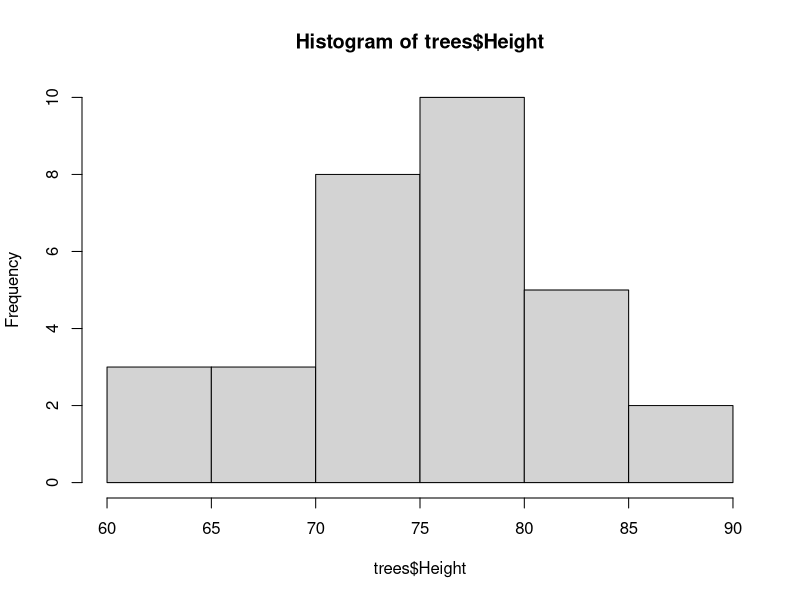
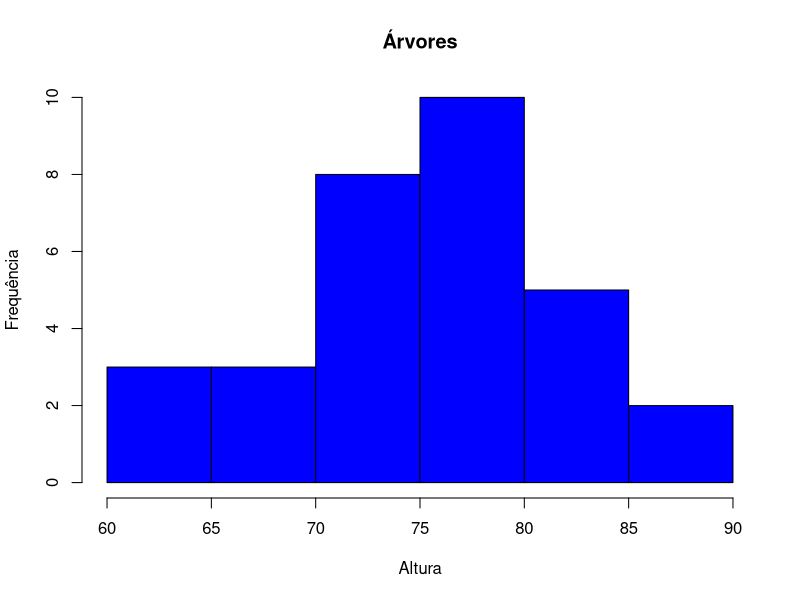
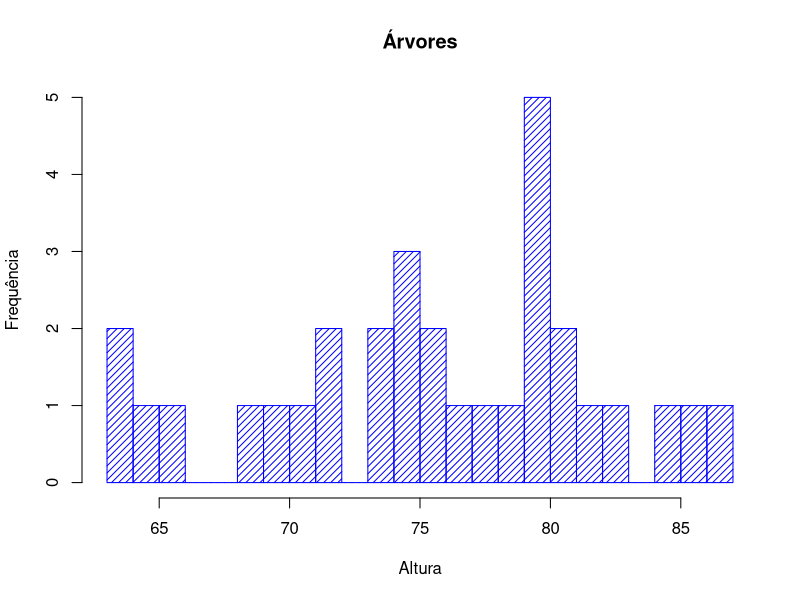
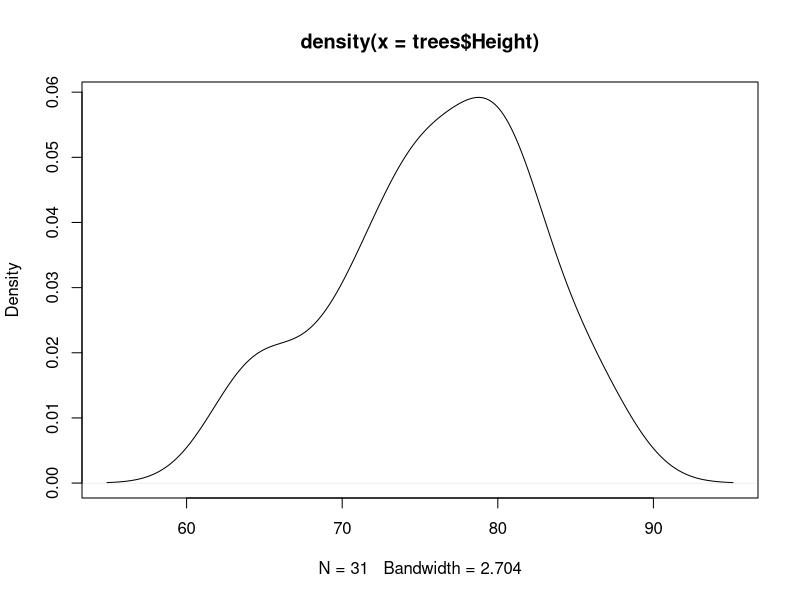
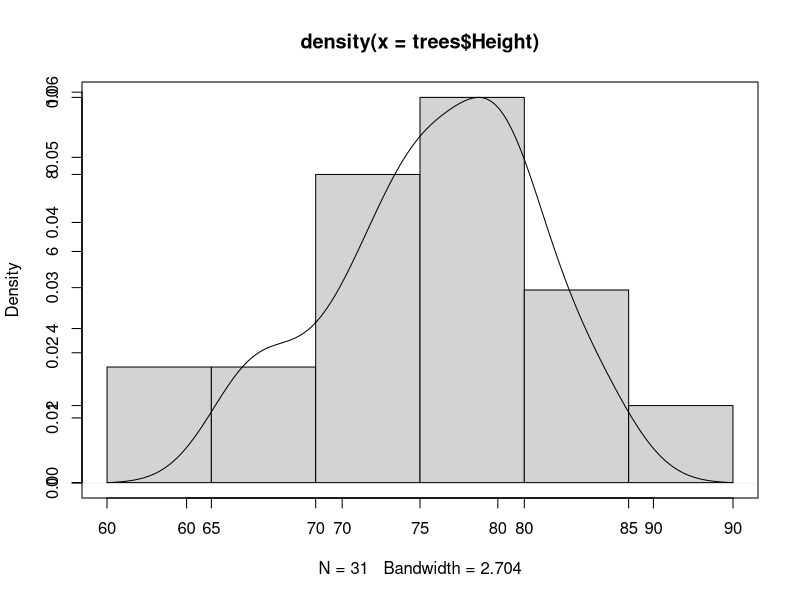
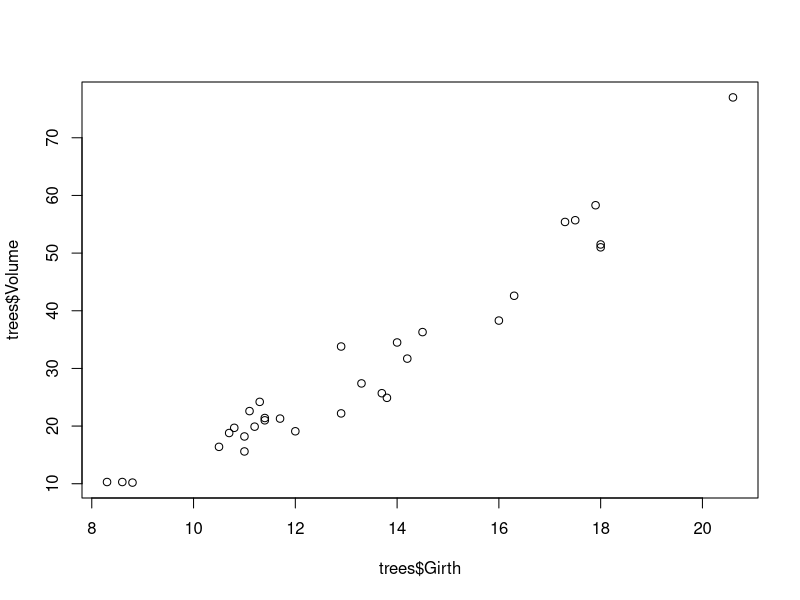
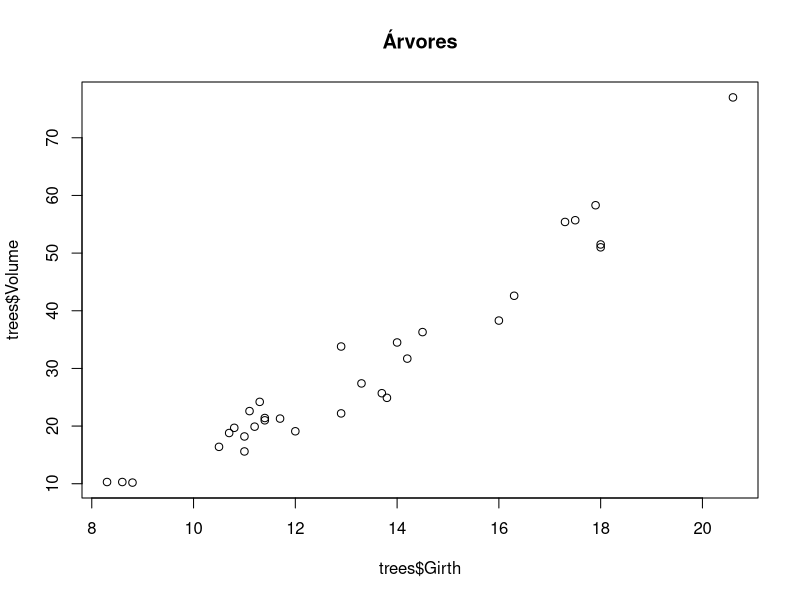
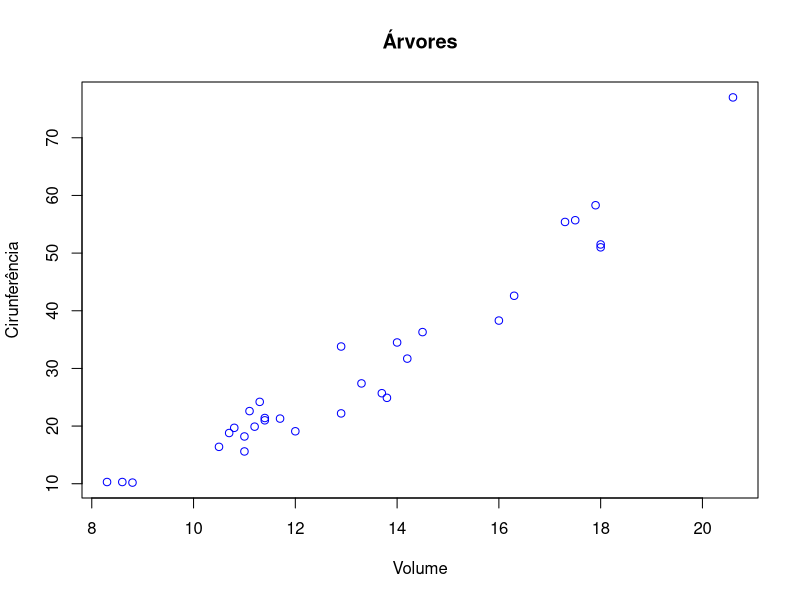

These figures' R source, in order:
## ---- chunk 1
trees
hist( trees$Height)
hist( trees$Height,  main="Árvores", ylab="Frequência",xlab="Altura", col="blue")
hist( trees$Height,  main="Árvores", ylab="Frequência",xlab="Altura", col="blue",
      density=20, breaks=20    )


## ---- chunk 2
densidade = density(trees$Height)
plot(densidade)
## ---- chunk 3
#Executar com ctrl+shift+enter
hist(trees$Height, main=NULL, xlab=NULL, ylab = NULL)
par(new=TRUE)
plot(densidade)
## ---- chunk 4
plot(trees$Girth, trees$Volume)
plot(trees$Girth, trees$Volume, main="Árvores")
plot(trees$Girth, trees$Volume, ylab="Cirunferência", xlab="Volume", col="blue", main="Árvores")
#pch muda o elementog gráfico
plot(trees$Girth, trees$Volume, ylab="Cirunferência", xlab="Volume", col="blue", main="Árvores", pch=20)
## ---- chunk 5
plot(trees$Girth, trees$Volume, ylab="Cirunferência", xlab="Volume", col="blue", main="Árovres", pch=20, type="l")
## ---- chunk 6
plot(jitter(trees$Girth), trees$Volume, ylab="Cirunferência", xlab="Volume", col="blue", main="Árvores")
## ---- chunk 7
plot(CO2$conc, CO2$uptake,pch=20, col= CO2$Treatment)
#"bottom", "bottomleft", "left", "topleft", "top", "topright", "right" and "center"
legend("bottomright",legend=c("nonchilled","chilled"),cex=1, fill=c("black","red")) 
## ---- chunk 8
plot(trees)
## ---- chunk 9
#Executar com crtl+shift+enter
split.screen(figs=c(2,2))
screen(1)
plot(trees$Girth, trees$Volume)
screen(2)
plot(trees$Girth, trees$Height)
screen(3)
plot(trees$Height, trees$Volume)
screen(4)
hist(trees$Volume)
close.screen(all=TRUE)
